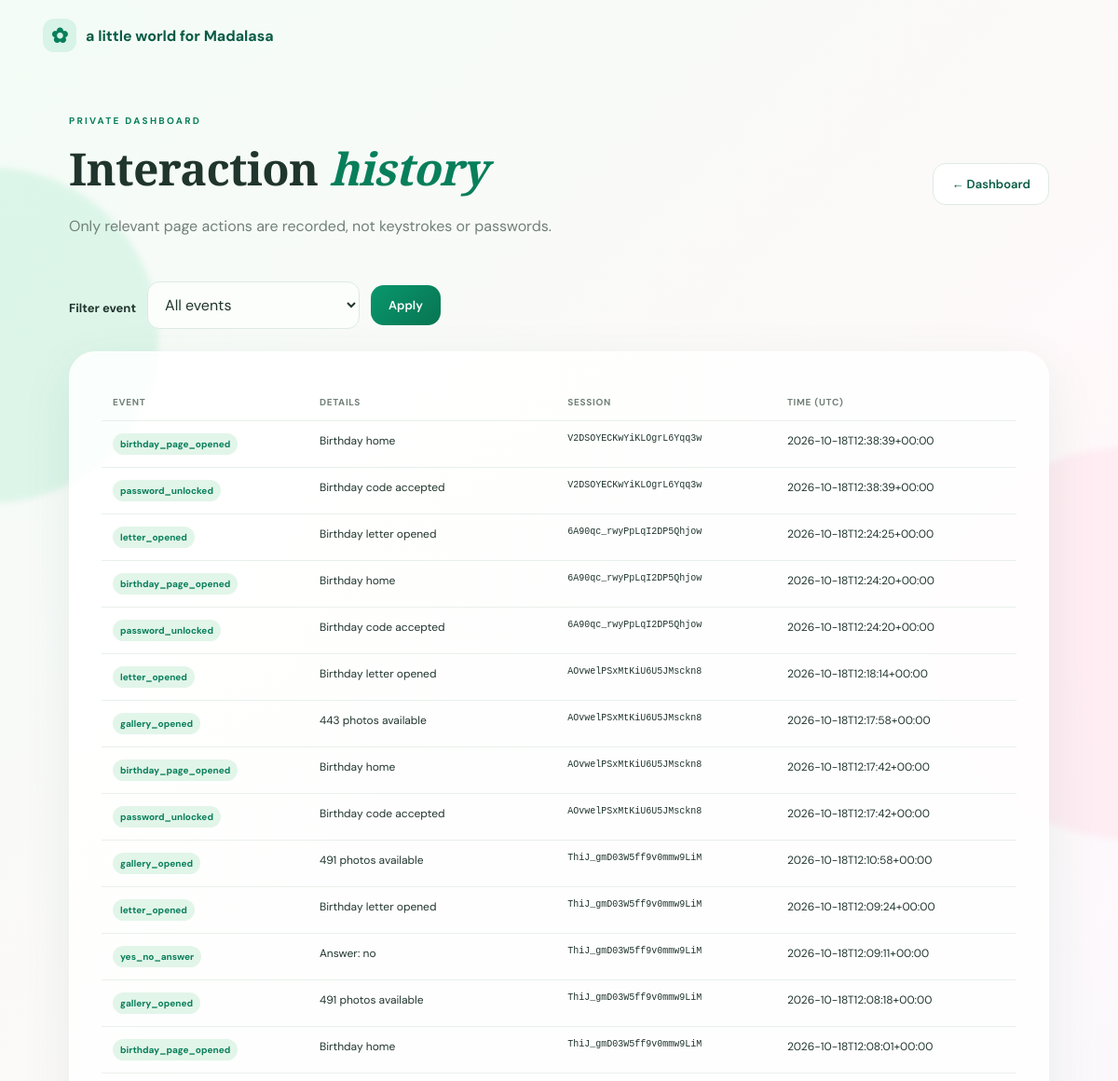
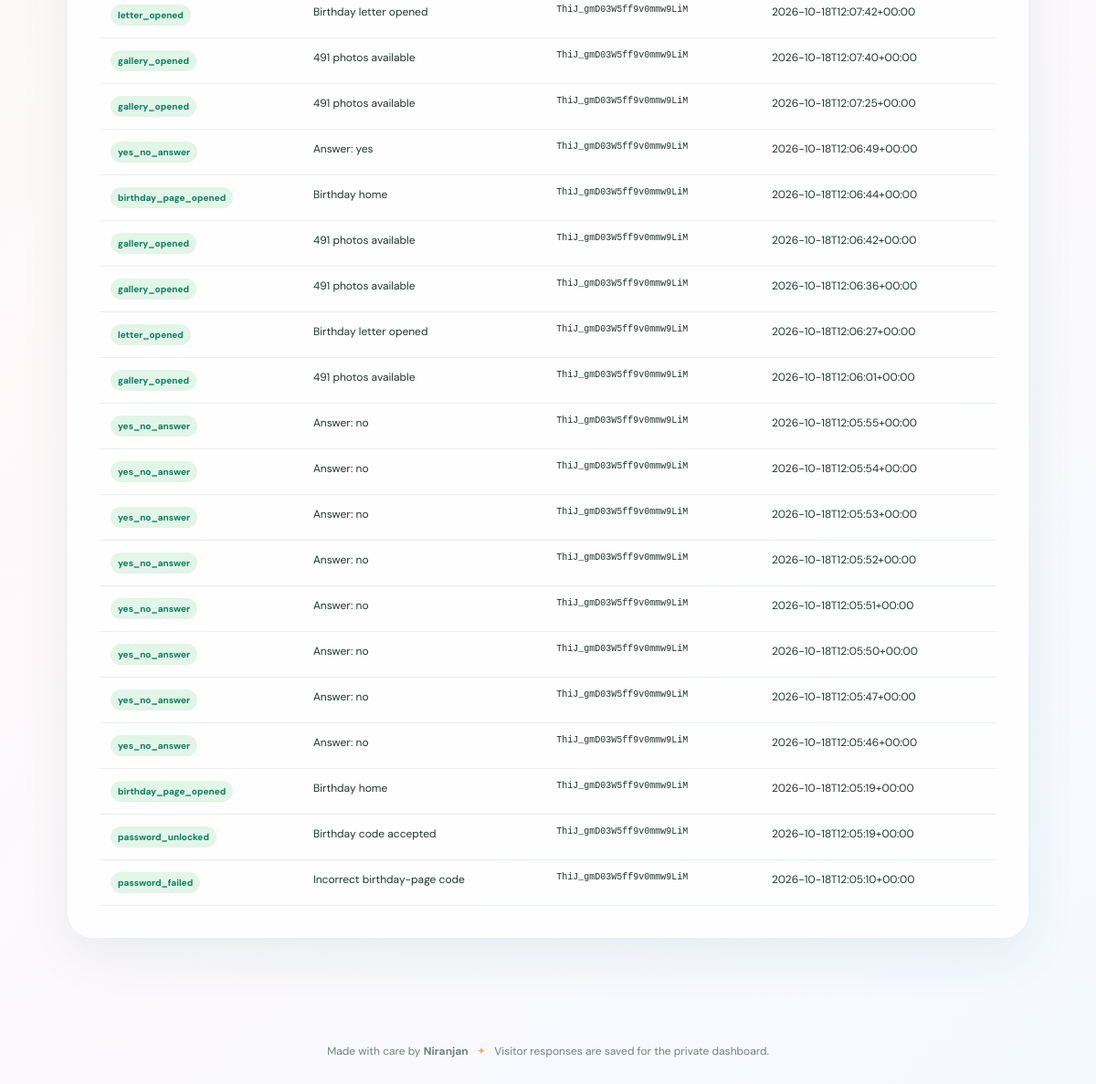
The page /admin/interactions (signed in) on the database its author committed (2 pictures, top to bottom).
### tables this page shows
CREATE TABLE events(id INTEGER PRIMARY KEY,visitor TEXT,event TEXT,details TEXT,created TEXT);

### app.py (the view)
@app.route('/admin/interactions')
@admin
def interactions():
 selected=request.args.get('event','')
 with connect() as c:
  rows=c.execute('SELECT * FROM events'+(' WHERE event=?' if selected else '')+' ORDER BY id DESC LIMIT 1000',([selected] if selected else [])).fetchall(); types=[r[0] for r in c.execute('SELECT DISTINCT event FROM events ORDER BY event')]
 return render_template('admin_interactions.html',rows=rows,types=types,selected=selected)

### app.py (called while the page is built)
def connect():
 c=sqlite3.connect(DB,timeout=20); c.row_factory=sqlite3.Row; return c

@app.before_request
def check_csrf():
 if request.method=='POST':
  sent=request.form.get('csrf_token') or request.headers.get('X-CSRF-Token','')
  if not sent or not hmac.compare_digest(str(sent),str(session.get('csrf',''))): abort(400,'Form session expired. Refresh and try again.')

def admin(fn):
 @wraps(fn)
 def inner(*a,**kw):
  if not session.get('admin'): return redirect(url_for('admin_login'))
  return fn(*a,**kw)
 return inner

### templates/admin_interactions.html
{% extends 'base.html' %}{% block title %}Interaction History{% endblock %}{% block content %}<section class="admin-head"><div><p class="eyebrow">PRIVATE DASHBOARD</p><h1>Interaction <span class="script">history</span></h1><p class="muted">Only relevant page actions are recorded, not keystrokes or passwords.</p></div><a class="btn secondary" href="{{ url_for('dashboard') }}">← Dashboard</a></section><form method="get" class="toolbar"><label for="event">Filter event</label><select id="event" name="event"><option value="">All events</option>{% for t in types %}<option value="{{ t }}" {% if selected==t %}selected{% endif %}>{{ t }}</option>{% endfor %}</select><button class="btn primary" type="submit">Apply</button></form><section class="section-card"><div class="table-wrap"><table><thead><tr><th>Event</th><th>Details</th><th>Session</th><th>Time (UTC)</th></tr></thead><tbody>{% for r in rows %}<tr><td><span class="event-pill">{{ r.event }}</span></td><td>{{ r.details }}</td><td class="session-id">{{ r.visitor }}</td><td>{{ r.created }}</td></tr>{% else %}<tr><td colspan="4">No interactions recorded yet.</td></tr>{% endfor %}</tbody></table></div></section>{% endblock %}

### static/css/style.css (style rules this page uses)
:root { --green:#087f5b;--deep:#075b45;--mint:#d8f3e7;--pale:#f2fbf6;--pink:#ffe4ed;--peach:#fff0e5;--gold:#e7b85b;--ink:#20352d;--muted:#718078;--line:#dcebe2;--white:#fff;--shadow:0 18px 55px #1c604015 }
* { box-sizing:border-box }
html { scroll-behavior:smooth }
body { margin:0;background:linear-gradient(135deg,#f3fcf6 0%,#fff8fa 48%,#f4f9ff 100%);color:var(--ink);font-family:'DM Sans',sans-serif;min-height:100vh;overflow-x:hidden }
.card,.section-card { background:#ffffffd9;border:1px solid #ffffff;box-shadow:var(--shadow);border-radius:28px }
.eyebrow { font-size:10px;letter-spacing:2.3px;font-weight:700;color:var(--green);margin:0 0 12px }
.gate h1,h1,h2,h3 { font-family:'Playfair Display',serif;letter-spacing:-.6px }
.muted { color:var(--muted);line-height:1.7 }
.code-form label,form label { font-size:13px;font-weight:700;margin-top:5px }
.code-form input,.section-card input,.section-card select,.section-card textarea,.search-form input,.toolbar select { width:100%;border:1px solid var(--line);border-radius:13px;background:#fbfefa;padding:13px 14px;font:inherit;color:var(--ink);outline:none;transition:.2s }
.btn { display:inline-flex;align-items:center;justify-content:center;gap:12px;border:0;border-radius:14px;padding:13px 19px;font:600 13px 'DM Sans',sans-serif;text-decoration:none;cursor:pointer;transition:transform .2s,box-shadow .2s,background .2s }
.primary { background:linear-gradient(135deg,#09976c,#087452);color:white }
.secondary { background:#fff;border:1px solid var(--line);color:var(--deep) }
.script { font-family:'Playfair Display',serif;font-style:italic;color:var(--green) }
.section-card { padding:34px;margin:24px 0 }
.admin-head { display:flex;justify-content:space-between;align-items:center;gap:20px;margin:22px 0 30px }
.admin-head h1 { font-size:clamp(32px,4vw,48px);margin:5px 0 }
.table-wrap { overflow:auto }
table { border-collapse:collapse;width:100%;font-size:12px }
th { text-align:left;color:var(--muted);font-size:10px;letter-spacing:.7px;text-transform:uppercase }
td,th { padding:13px 12px;border-bottom:1px solid #e9f0eb;vertical-align:top }
td { max-width:350px;overflow-wrap:anywhere }
.event-pill { display:inline-block;border-radius:20px;background:#e2f5e9;color:var(--green);padding:5px 8px;font-size:10px;font-weight:700 }
.toolbar { display:flex;align-items:center;gap:12px;flex-wrap:wrap;margin:20px 0 }
.toolbar select { width:auto;min-width:140px }
.session-id { font-family:monospace;font-size:10px }

### rows shown on the page
events: event "birthday_page_opened", details "Birthday home", visitor "V2DSOYECKwYiKLOgrL6Yqq3w", created "2026-10-18T12:38:39+00:00"
events: event "password_unlocked", details "Birthday code accepted", visitor "V2DSOYECKwYiKLOgrL6Yqq3w", created "2026-10-18T12:38:39+00:00"
events: event "letter_opened", details "Birthday letter opened", visitor "6A90qc_rwyPpLqI2DP5Qhjow", created "2026-10-18T12:24:25+00:00"
events: event "birthday_page_opened", details "Birthday home", visitor "6A90qc_rwyPpLqI2DP5Qhjow", created "2026-10-18T12:24:20+00:00"
events: event "password_unlocked", details "Birthday code accepted", visitor "6A90qc_rwyPpLqI2DP5Qhjow", created "2026-10-18T12:24:20+00:00"
events: event "letter_opened", details "Birthday letter opened", visitor "AOvwelPSxMtKiU6U5JMsckn8", created "2026-10-18T12:18:14+00:00"
events: event "gallery_opened", details "443 photos available", visitor "AOvwelPSxMtKiU6U5JMsckn8", created "2026-10-18T12:17:58+00:00"
events: event "birthday_page_opened", details "Birthday home", visitor "AOvwelPSxMtKiU6U5JMsckn8", created "2026-10-18T12:17:42+00:00"
events: event "password_unlocked", details "Birthday code accepted", visitor "AOvwelPSxMtKiU6U5JMsckn8", created "2026-10-18T12:17:42+00:00"
events: event "gallery_opened", details "491 photos available", visitor "ThiJ_gmD03W5ff9v0mmw9LiM", created "2026-10-18T12:10:58+00:00"
events: event "letter_opened", details "Birthday letter opened", visitor "ThiJ_gmD03W5ff9v0mmw9LiM", created "2026-10-18T12:09:24+00:00"
events: event "yes_no_answer", details "Answer: no", visitor "ThiJ_gmD03W5ff9v0mmw9LiM", created "2026-10-18T12:09:11+00:00"
events: event "gallery_opened", details "491 photos available", visitor "ThiJ_gmD03W5ff9v0mmw9LiM", created "2026-10-18T12:08:18+00:00"
events: event "birthday_page_opened", details "Birthday home", visitor "ThiJ_gmD03W5ff9v0mmw9LiM", created "2026-10-18T12:08:01+00:00"
events: event "letter_opened", details "Birthday letter opened", visitor "ThiJ_gmD03W5ff9v0mmw9LiM", created "2026-10-18T12:07:42+00:00"
events: event "gallery_opened", details "491 photos available", visitor "ThiJ_gmD03W5ff9v0mmw9LiM", created "2026-10-18T12:07:40+00:00"
events: event "gallery_opened", details "491 photos available", visitor "ThiJ_gmD03W5ff9v0mmw9LiM", created "2026-10-18T12:07:25+00:00"
events: event "yes_no_answer", details "Answer: yes", visitor "ThiJ_gmD03W5ff9v0mmw9LiM", created "2026-10-18T12:06:49+00:00"
events: event "birthday_page_opened", details "Birthday home", visitor "ThiJ_gmD03W5ff9v0mmw9LiM", created "2026-10-18T12:06:44+00:00"
events: event "gallery_opened", details "491 photos available", visitor "ThiJ_gmD03W5ff9v0mmw9LiM", created "2026-10-18T12:06:42+00:00"
events: event "gallery_opened", details "491 photos available", visitor "ThiJ_gmD03W5ff9v0mmw9LiM", created "2026-10-18T12:06:36+00:00"
events: event "letter_opened", details "Birthday letter opened", visitor "ThiJ_gmD03W5ff9v0mmw9LiM", created "2026-10-18T12:06:27+00:00"
events: event "gallery_opened", details "491 photos available", visitor "ThiJ_gmD03W5ff9v0mmw9LiM", created "2026-10-18T12:06:01+00:00"
events: event "yes_no_answer", details "Answer: no", visitor "ThiJ_gmD03W5ff9v0mmw9LiM", created "2026-10-18T12:05:55+00:00"
events: event "yes_no_answer", details "Answer: no", visitor "ThiJ_gmD03W5ff9v0mmw9LiM", created "2026-10-18T12:05:54+00:00"
events: event "yes_no_answer", details "Answer: no", visitor "ThiJ_gmD03W5ff9v0mmw9LiM", created "2026-10-18T12:05:53+00:00"
events: event "yes_no_answer", details "Answer: no", visitor "ThiJ_gmD03W5ff9v0mmw9LiM", created "2026-10-18T12:05:52+00:00"
events: event "yes_no_answer", details "Answer: no", visitor "ThiJ_gmD03W5ff9v0mmw9LiM", created "2026-10-18T12:05:51+00:00"
events: event "yes_no_answer", details "Answer: no", visitor "ThiJ_gmD03W5ff9v0mmw9LiM", created "2026-10-18T12:05:50+00:00"
events: event "yes_no_answer", details "Answer: no", visitor "ThiJ_gmD03W5ff9v0mmw9LiM", created "2026-10-18T12:05:47+00:00"
events: event "yes_no_answer", details "Answer: no", visitor "ThiJ_gmD03W5ff9v0mmw9LiM", created "2026-10-18T12:05:46+00:00"
events: event "birthday_page_opened", details "Birthday home", visitor "ThiJ_gmD03W5ff9v0mmw9LiM", created "2026-10-18T12:05:19+00:00"
events: event "password_unlocked", details "Birthday code accepted", visitor "ThiJ_gmD03W5ff9v0mmw9LiM", created "2026-10-18T12:05:19+00:00"
events: event "password_failed", details "Incorrect birthday-page code", visitor "ThiJ_gmD03W5ff9v0mmw9LiM", created "2026-10-18T12:05:10+00:00"
